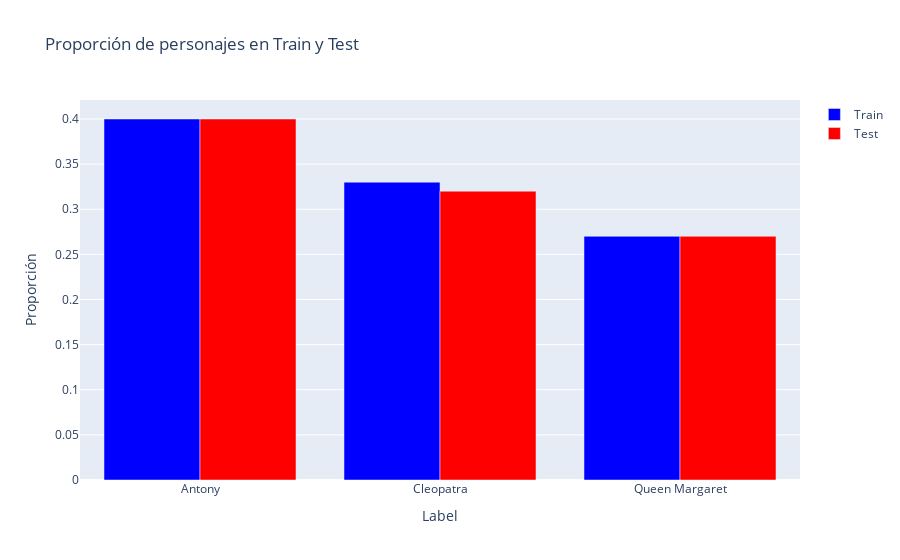

This figure's notebook cell:
### Code cell
# Contamos la cantidad de párrafos para cada personaje en train y luego en test
train_percentages = round(pd.Series(y_train).value_counts()/len(y_train),2)
test_percentages = round(pd.Series(y_test).value_counts()/len(y_test),2)

# Graficar ambos porcentajes en una barchart dentro del mismo gráfico con distintos colores usando plotly
fig = go.Figure()

fig.add_trace(go.Bar(
    x=train_percentages.index,
    y=train_percentages.values,
    name='Train',
    marker_color='blue'
))

fig.add_trace(go.Bar(
    x=test_percentages.index,
    y=test_percentages.values,
    name='Test',
    marker_color='red'
))

# Añadir título y actualizar layout
fig.update_layout(
    title='Proporción de personajes en Train y Test',
    xaxis_title='Label',
    yaxis_title='Proporción',
    barmode='group'
)

fig.show()

### Figure 1 — Plotly figure (JSON) as saved in the notebook; plotly's stock layout.template omitted (floating-point values rounded to 4 significant figures)
{"data": [{"marker": {"color": "blue"}, "name": "Train", "type": "bar", "x": ["Antony", "Cleopatra", "Queen Margaret"], "y": [0.4, 0.33, 0.27]}, {"marker": {"color": "red"}, "name": "Test", "type": "bar", "x": ["Antony", "Cleopatra", "Queen Margaret"], "y": [0.4, 0.32, 0.27]}], "layout": {"barmode": "group", "title": {"text": "Proporción de personajes en Train y Test"}, "xaxis": {"title": {"text": "Label"}}, "yaxis": {"title": {"text": "Proporción"}}}}
